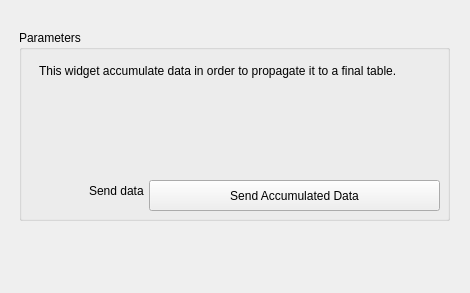
<?xml version="1.0" encoding="UTF-8"?>
<ui version="4.0">
 <class>Form</class>
 <widget class="QWidget" name="Form">
  <property name="geometry">
   <rect>
    <x>0</x>
    <y>0</y>
    <width>470</width>
    <height>293</height>
   </rect>
  </property>
  <property name="windowTitle">
   <string>Form</string>
  </property>
  <widget class="QGroupBox" name="groupBox">
   <property name="geometry">
    <rect>
     <x>19</x>
     <y>30</y>
     <width>431</width>
     <height>191</height>
    </rect>
   </property>
   <property name="title">
    <string>Parameters</string>
   </property>
   <widget class="QLabel" name="label_2">
    <property name="geometry">
     <rect>
      <x>70</x>
      <y>150</y>
      <width>151</width>
      <height>21</height>
     </rect>
    </property>
    <property name="text">
     <string>Send data</string>
    </property>
   </widget>
   <widget class="QLabel" name="Description">
    <property name="geometry">
     <rect>
      <x>20</x>
      <y>10</y>
      <width>401</width>
      <height>61</height>
     </rect>
    </property>
    <property name="text">
     <string>This widget accumulate data in order to propagate it to a final table.</string>
    </property>
    <property name="textFormat">
     <enum>Qt::AutoText</enum>
    </property>
    <property name="alignment">
     <set>Qt::AlignLeading|Qt::AlignLeft|Qt::AlignVCenter</set>
    </property>
    <property name="wordWrap">
     <bool>true</bool>
    </property>
   </widget>
   <widget class="QPushButton" name="pushButton_send">
    <property name="geometry">
     <rect>
      <x>130</x>
      <y>150</y>
      <width>291</width>
      <height>31</height>
     </rect>
    </property>
    <property name="text">
     <string>Send Accumulated Data</string>
    </property>
   </widget>
  </widget>
 </widget>
 <resources/>
 <connections/>
</ui>
